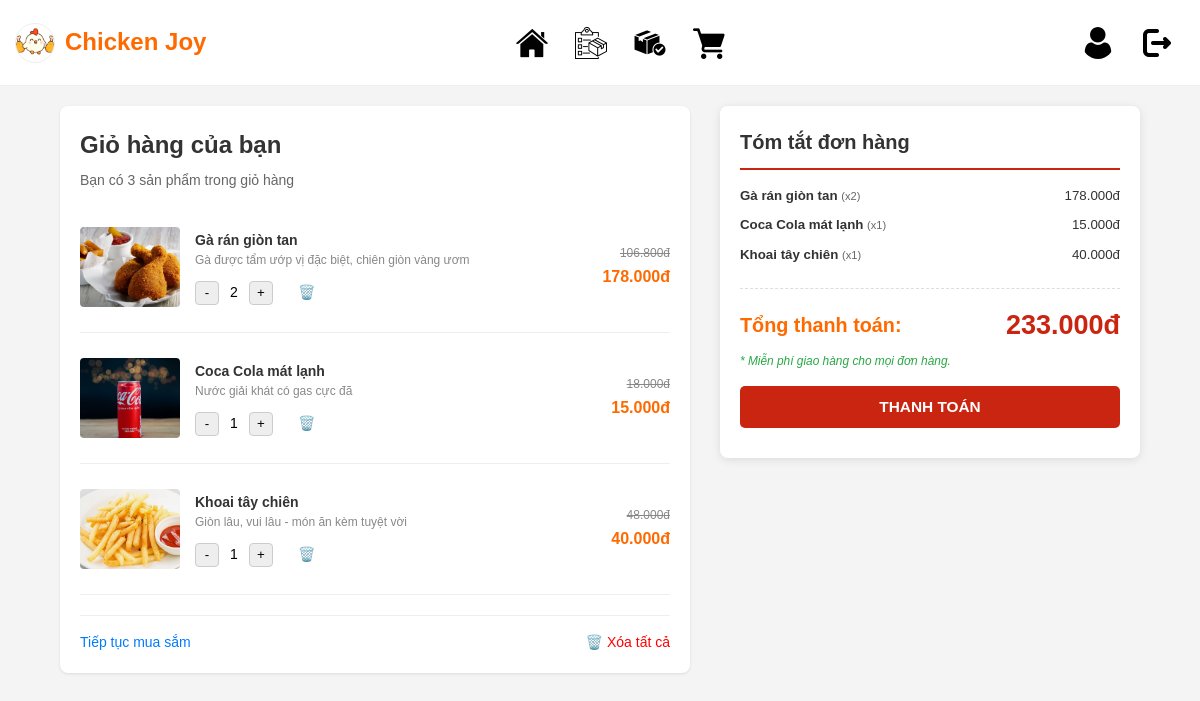
Page /pages/Giohang.php (signed in) on the committed database.
### tables this page shows
CREATE TABLE `cart` (
    `id` INT PRIMARY KEY AUTO_INCREMENT,
    `user_id` INT NOT NULL,
    `product_id` INT NOT NULL,
    `quantity` INT NOT NULL DEFAULT 1,
    `created_at` TIMESTAMP DEFAULT CURRENT_TIMESTAMP,
    FOREIGN KEY (`user_id`) REFERENCES `users`(`id`) ON DELETE CASCADE,
    FOREIGN KEY (`product_id`) REFERENCES `products`(`id`) ON DELETE CASCADE
);

CREATE TABLE `products` (
  `id` int(11) NOT NULL AUTO_INCREMENT,
  `product_code` varchar(20) UNIQUE DEFAULT NULL,  
  `category_id` int(11) DEFAULT 1,                 
  `product_name` varchar(255) NOT NULL,            
  `description` text DEFAULT NULL,                 
  `unit` varchar(50) NOT NULL DEFAULT 'Phần',      
  `import_price` decimal(15, 2) DEFAULT 0.00,      
  `profit_rate` decimal(5, 2) DEFAULT 0.20,        
  `price` decimal(15, 2) NOT NULL,                 
  `stock` int(11) DEFAULT 0,                       
  `calories` int(11) DEFAULT 0,                    
  `protein` int(11) DEFAULT 0,                     
  `carbs` int(11) DEFAULT 0,                       
  `fat` int(11) DEFAULT 0,                         
  `image` varchar(255) DEFAULT 'default.jpg',      
  `is_new` tinyint(1) DEFAULT 0,                   
  `status` ENUM('active', 'hidden') DEFAULT 'active',
  `created_at` timestamp NOT NULL DEFAULT current_timestamp(),
  PRIMARY KEY (`id`),
  FOREIGN KEY (`category_id`) REFERENCES `categories`(`id`) ON DELETE RESTRICT
);

### pages/Giohang.php (the view, shortened to what this page needs)
<?php
include '../config/database.php';
$user_id = $_SESSION['user_id'];
$sql = "SELECT p.*, c.quantity, c.product_id FROM cart c JOIN products p ON c.product_id = p.id WHERE c.user_id = $user_id";
$result = mysqli_query($conn, $sql);
$items_count = mysqli_num_rows($result);
$total_money = 0;
$cart_items = [];
if ($items_count > 0) {
    while ($row = mysqli_fetch_assoc($result)) {
        $cart_items[] = $row;
        $total_money += $row['price'] * $row['quantity'];
    }
}
?>
<!DOCTYPE html>
<html lang="vi">
<head>
    <link rel="stylesheet" href="../css/Giohang.css">
</head>
<body>
    <?php include '../includes/header.php'; ?>
    <main class="container">
        <div class="cart-column">
            <div class="cart-box">
                <h2>Giỏ hàng của bạn</h2>
                <p>Bạn có <?php echo $items_count; ?> sản phẩm trong giỏ hàng</p>
                <?php
                if (!empty($cart_items)):
                    foreach($cart_items as $row):
                        $subtotal = $row['price'] * $row['quantity'];
                        $out_of_stock = ($row['stock'] <= 0);
                ?>
                <div class="cart-item" <?php echo $out_of_stock ? 'style="opacity: 0.6;"' : ''; ?>>
                    <img src="../images/<?php echo htmlspecialchars($row['image']); ?>" alt="<?php echo htmlspecialchars($row['product_name']); ?>" class="item-image">
                    <div class="item-details">
                        <div class="item-name-desc">
                            <p class="item-name">
                                <?php echo htmlspecialchars($row['product_name']); ?>
                            </p>
                            <p class="item-desc"><?php echo htmlspecialchars($row['description']); ?></p>
                        </div>
                        <div class="item-quantity">
                            <?php if(!$out_of_stock): ?>
                                <button class="update-qty" data-id="<?php echo $row['product_id']; ?>" data-action="minus">-</button>
                                <span><?php echo $row['quantity']; ?></span>
                                <button class="update-qty" data-id="<?php echo $row['product_id']; ?>" data-action="plus">+</button>
                            <?php else: ?>
                                <span><?php echo $row['quantity']; ?></span>
                            <?php endif; ?>
                            <span class="delete-item delete-icon" data-id="<?php echo $row['product_id']; ?>" style="cursor:pointer; margin-left:15px;">🗑️</span>
                        </div>
                    </div>
                    <div class="item-price-info">
                        <p class="old-price"><?php echo number_format($row['price'] * 1.2, 0, ',', '.'); ?>đ</p>
                        <p class="current-price"><?php echo number_format($subtotal, 0, ',', '.'); ?>đ</p>
                    </div>
                </div>
                <hr>
                <?php
                    endforeach;
                endif;
                ?>
                <div class="cart-actions">
                    <a href="Thucdon.php" class="continue-shopping"> Tiếp tục mua sắm</a>
                    <a href="#" class="clear-cart">🗑️ Xóa tất cả</a>
                </div>
            </div>
        </div>
        <div class="summary-column">
            <div class="summary-box" style="background: #fff; padding: 20px; border-radius: 8px; box-shadow: 0 2px 10px rgba(0,0,0,0.1);">
                <h3 style="border-bottom: 2px solid #ca2510; padding-bottom: 10px; margin-bottom: 15px;">Tóm tắt đơn hàng</h3>
                <div class="summary-details" style="margin-bottom: 15px; max-height: 200px; overflow-y: auto;">
                    <?php
                    if (!empty($cart_items)):
                        foreach($cart_items as $item):
                    ?>
                        <div class="summary-item-row" style="display: flex; justify-content: space-between; font-size: 0.95em; margin-bottom: 8px; color: #333;">
                            <span style="flex: 1; padding-right: 10px;">
                                <strong><?php echo htmlspecialchars($item['product_name']); ?></strong>
                                <small style="color: #666;">(x<?php echo $item['quantity']; ?>)</small>
                            </span>
                            <span style="font-weight: 500;">
                                <?php echo number_format($item['price'] * $item['quantity'], 0, ',', '.'); ?>đ
                            </span>
                        </div>
                    <?php
                        endforeach;
                    endif;
                    ?>
                </div>
                <div class="summary-total" style="display: flex; justify-content: space-between; align-items: center; margin-top: 10px;">
                    <span style="font-size: 1.1em; font-weight: bold;">Tổng thanh toán:</span>
                    <span class="total-value" style="color: #ca2510; font-size: 1.5em; font-weight: 800;">
                        <?php echo number_format($total_money, 0, ',', '.'); ?>đ
                    </span>
                </div>
                <p style="font-size: 0.85em; color: #28a745; margin-top: 5px; font-style: italic;">
                    * Miễn phí giao hàng cho mọi đơn hàng.
                </p>
                <a href="Thanhtoan.php" style="text-decoration: none;">
                    <button onclick="goToCheckout()" class="checkout-btn" style="width: 100%; padding: 12px; background: #ca2510; color: #fff; border: none; border-radius: 5px; font-size: 1.1em; font-weight: bold; cursor: pointer; margin-top: 15px;">
                        THANH TOÁN
                    </button>
                </a>
            </div>
        </div>
    </main>
</body>
</html>

### css/Giohang.css (style rules this page uses)
* { box-sizing: border-box; margin: 0; padding: 0; }
body { --primary-color: #ff6a00; --text-color: #333; --light-text-color: #666; background-color: #f4f4f4; font-size: 14px; line-height: 1.6; font-family: Arial, sans-serif; }
a { text-decoration: none; color: inherit; }
.container { display: flex; justify-content: center; gap: 30px; padding: 20px 5%; max-width: 1200px; margin: 0 auto; }
.cart-column { flex: 3; }
.summary-column { flex: 2; }
.cart-box { background-color: white; padding: 20px; border-radius: 8px; box-shadow: 0 1px 3px rgba(0,0,0,0.1); }
.cart-box h2 { font-size: 24px; margin-bottom: 5px; color: #333; }
.cart-box > p { color: #666; margin-bottom: 20px; }
.cart-item { display: flex; gap: 15px; padding: 15px 0; align-items: center; }
hr { border: none; border-top: 1px solid #eee; margin: 10px 0; }
.item-image { width: 100px; height: 80px; object-fit: cover; border-radius: 4px; }
.item-details { flex-grow: 1; display: flex; flex-direction: column; justify-content: space-between; gap: 10px; }
.item-name { font-weight: bold; color: #333; }
.item-desc { font-size: 12px; color: #888; }
.item-quantity { display: flex; align-items: center; gap: 5px; }
.item-quantity button { background-color: #eee; border: 1px solid #ccc; width: 24px; height: 24px; line-height: 20px; border-radius: 4px; cursor: pointer; transition: background-color 0.2s, transform 0.2s; }
.item-quantity span { padding: 0 5px; min-width: 20px; text-align: center; }
.delete-icon { color: red; margin-left: 10px; cursor: pointer; transition: transform 0.2s, color 0.2s; }
.item-price-info { text-align: right; min-width: 100px; }
.old-price { text-decoration: line-through; color: #888; font-size: 12px; }
.current-price { color: var(--primary-color); font-weight: bold; font-size: 16px; }
.cart-actions { display: flex; justify-content: space-between; margin-top: 20px; padding-top: 15px; border-top: 1px solid #eee; }
.continue-shopping, .clear-cart { font-weight: 500; transition: color 0.2s, transform 0.2s; }
.continue-shopping { color: #007bff; }
.clear-cart { color: red; }
.summary-box { background-color: white; padding: 20px; border-radius: 8px; box-shadow: 0 1px 3px rgba(0,0,0,0.1); position: sticky; top: 20px; }
.summary-box h3 { font-size: 20px; margin-bottom: 20px; color: #333; }
.summary-total { display: flex; justify-content: space-between; padding-top: 15px; margin-top: 15px; border-top: 1px dashed #ddd; font-weight: bold; font-size: 18px; color: var(--primary-color); }
.summary-total .total-value { font-size: 22px; }
.checkout-btn, .wishlist-btn { width: 100%; padding: 12px; border: none; border-radius: 6px; font-size: 16px; font-weight: bold; cursor: pointer; margin-bottom: 10px; transition: background-color 0.2s, border-color 0.2s, transform 0.2s; }
.checkout-btn { background-color: var(--primary-color); color: white; }

### rows in the picture
cart: product.image (picture), product.product_name "Gà rán giòn tan", product.description "Gà được tẩm ướp vị đặc biệt, chiên giòn vàng ươm", quantity "2", $row['price']*1.2 "106.800", subtotal "178.000", $item['price'] * $item['quantity'] "178.000"
cart: product.image (picture), product.product_name "Coca Cola mát lạnh", product.description "Nước giải khát có gas cực đã", quantity "1", $row['price']*1.2 "18.000", subtotal "15.000", $item['price'] * $item['quantity'] "15.000"
cart: product.image (picture), product.product_name "Khoai tây chiên", product.description "Giòn lâu, vui lâu - món ăn kèm tuyệt vời", quantity "1", $row['price']*1.2 "48.000", subtotal "40.000", $item['price'] * $item['quantity'] "40.000"

### other values in the picture
$items_count "3"
$total_money "233.000"
